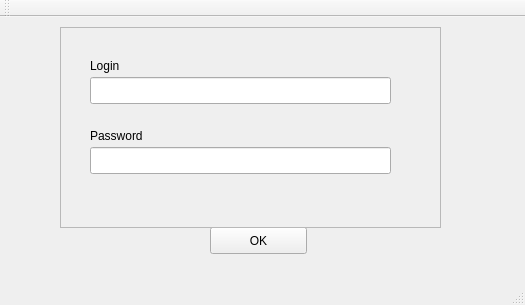
<?xml version="1.0" encoding="UTF-8"?>
<ui version="4.0">
 <class>MainWindow</class>
 <widget class="QMainWindow" name="MainWindow">
  <property name="geometry">
   <rect>
    <x>0</x>
    <y>0</y>
    <width>525</width>
    <height>305</height>
   </rect>
  </property>
  <property name="windowTitle">
   <string>Sing in</string>
  </property>
  <widget class="QWidget" name="centralWidget">
   <widget class="QPushButton" name="pushButton">
    <property name="geometry">
     <rect>
      <x>210</x>
      <y>210</y>
      <width>97</width>
      <height>27</height>
     </rect>
    </property>
    <property name="text">
     <string>OK</string>
    </property>
   </widget>
   <widget class="QFrame" name="frame">
    <property name="geometry">
     <rect>
      <x>60</x>
      <y>10</y>
      <width>381</width>
      <height>201</height>
     </rect>
    </property>
    <property name="frameShape">
     <enum>QFrame::StyledPanel</enum>
    </property>
    <property name="frameShadow">
     <enum>QFrame::Raised</enum>
    </property>
    <widget class="QLineEdit" name="eLogin">
     <property name="geometry">
      <rect>
       <x>30</x>
       <y>50</y>
       <width>301</width>
       <height>27</height>
      </rect>
     </property>
    </widget>
    <widget class="QLineEdit" name="ePassword">
     <property name="geometry">
      <rect>
       <x>30</x>
       <y>120</y>
       <width>301</width>
       <height>27</height>
      </rect>
     </property>
    </widget>
    <widget class="QLabel" name="label_5">
     <property name="geometry">
      <rect>
       <x>30</x>
       <y>100</y>
       <width>81</width>
       <height>17</height>
      </rect>
     </property>
     <property name="text">
      <string>Password</string>
     </property>
    </widget>
    <widget class="QLabel" name="label_3">
     <property name="geometry">
      <rect>
       <x>30</x>
       <y>30</y>
       <width>81</width>
       <height>17</height>
      </rect>
     </property>
     <property name="text">
      <string>Login</string>
     </property>
    </widget>
    <widget class="QLabel" name="label_8">
     <property name="geometry">
      <rect>
       <x>50</x>
       <y>270</y>
       <width>171</width>
       <height>17</height>
      </rect>
     </property>
     <property name="text">
      <string/>
     </property>
    </widget>
   </widget>
   <widget class="QLabel" name="label_7">
    <property name="geometry">
     <rect>
      <x>440</x>
      <y>80</y>
      <width>67</width>
      <height>17</height>
     </rect>
    </property>
    <property name="text">
     <string/>
    </property>
   </widget>
  </widget>
  <widget class="QMenuBar" name="menuBar">
   <property name="geometry">
    <rect>
     <x>0</x>
     <y>0</y>
     <width>525</width>
     <height>27</height>
    </rect>
   </property>
  </widget>
  <widget class="QToolBar" name="mainToolBar">
   <attribute name="toolBarArea">
    <enum>TopToolBarArea</enum>
   </attribute>
   <attribute name="toolBarBreak">
    <bool>false</bool>
   </attribute>
  </widget>
  <widget class="QStatusBar" name="statusBar"/>
 </widget>
 <layoutdefault spacing="6" margin="11"/>
 <resources/>
 <connections/>
</ui>
